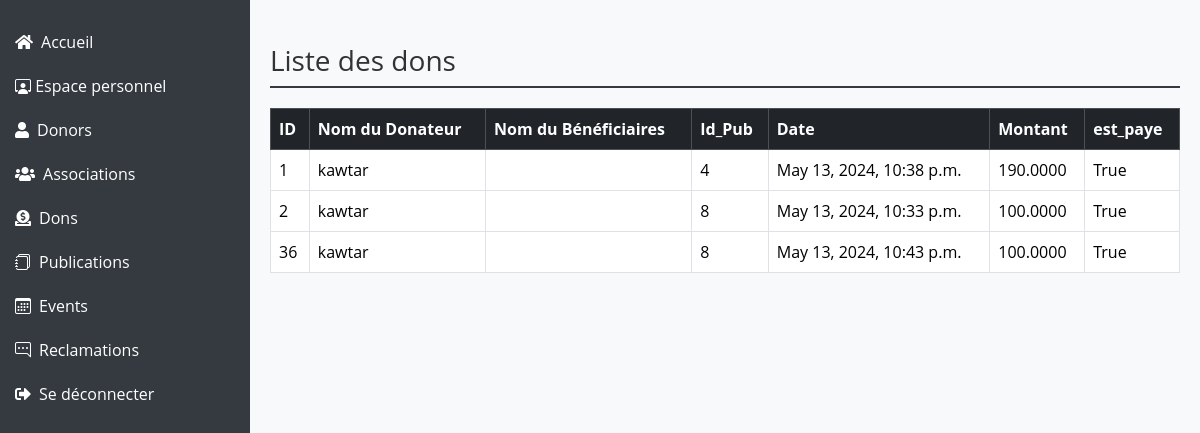
The app's page /dons/dons/ with its own data.
### dons/models.py (models this page shows, shortened)
class Don(models.Model):
    user = models.ForeignKey(User, on_delete=models.CASCADE)
    id=models.AutoField(primary_key=True)
    date=models.DateTimeField(default=timezone.now)
    montantDons=models.DecimalField(max_digits=10,decimal_places=4)
    est_paye = models.BooleanField(default=False)
    publication = models.ForeignKey(Publication, on_delete=models.CASCADE, related_name='dons', null=True)
    objects = models.Manager()

### users/models.py (models this page shows, shortened)
class User(AbstractUser):
    is_association= models.BooleanField(default=False)
    is_donor = models.BooleanField(default=False)
    is_admin = models.BooleanField(default=False)
    groups = models.ManyToManyField(Group, related_name='user_groups')
    user_permissions = models.ManyToManyField(Permission, related_name='user_permissions')
    email_confirmed = models.BooleanField(default=False)
    confirmation_token = models.CharField(max_length=100, blank=True, null=True)

### publications/models.py (models this page shows, shortened)
class Publication(models.Model):
    id=models.AutoField(primary_key=True)
    titre=models.CharField(max_length=150)
    contenu=models.TextField()
    date=models.DateTimeField(default=timezone.now)
    image=models.ImageField(upload_to='photos/%y/%m/%d', blank=True)
    montant=models.DecimalField(max_digits=20,decimal_places=2)
    association=models.ForeignKey(Association,on_delete=models.CASCADE,null=True)
    category = models.ForeignKey(Category, on_delete=models.CASCADE,null=True,blank=True)
    objects = models.Manager()

### dons/views.py (the view)
# urls.py: path('dons/',views.dons,name='dons'),
def dons(request):
    return render(request, 'dons/dons.html',{'dn':Don.objects.all()})

### templates/dons/dons.html (shortened to what this page needs)
{% load static %}
<!DOCTYPE html>
<html lang="en">
<head>
    <link href="https://cdn.jsdelivr.net/npm/bootstrap@5.3.2/dist/css/bootstrap.min.css" rel="stylesheet">
    <link href="https://cdnjs.cloudflare.com/ajax/libs/font-awesome/5.15.4/css/all.min.css" rel="stylesheet">
    <link href="https://cdn.jsdelivr.net/npm/bootstrap-icons/font/bootstrap-icons.css" rel="stylesheet">
</head>
<body>
<div class="sidebar">
    <ul class="nav flex-column">
        <li class="nav-item">
            <a class="nav-link text-white" href="/"><i class="fas fa-home me-2"></i>Accueil</a>
        </li>
        <li class="nav-item">
            <a class="nav-link text-white" href="{% url 'dashboardAdmin' %}"><i class="bi bi-person-workspace"></i></i> Espace personnel</a>
        </li>
        <li class="nav-item">
            <a class="nav-link text-white" href="{% url 'donors' %}"><i class="fas fa-user me-2"></i>Donors</a>
        </li>
        <li class="nav-item">
            <a class="nav-link text-white" href="{% url 'associations' %}"><i class="fas fa-users me-2"></i>Associations</a>
        </li>
        <li class="nav-item">
            <a class="nav-link text-white" href="{% url 'dons' %}"><i class="fas fa-donate me-2"></i>Dons</a>
        </li>
        <li class="nav-item">
            <a class="nav-link text-white" href="{% url 'publications' %}"><i class="bi bi-journals me-2"></i>Publications</a>
        </li>
        <li class="nav-item"><a class="nav-link" href="{% url 'events'%}">
            <i class="bi bi-calendar3 me-2"></i>Events
        </a></li>
        <li class="nav-item">
            <a class="nav-link text-white" href="{% url 'reclamations' %}"><i class="bi bi-chat-right-dots me-2"></i>Reclamations</a>
        </li>
        <li class="nav-item">
            <a class="nav-link text-white" href="{% url 'logout' %}"><i class="fas fa-sign-out-alt me-2"></i>Se déconnecter</a>
        </li>
    </ul>
</div>
<div class="main-content">
    <h1 class="mt-4">Liste des dons</h1>
                    {% block content %}
                    <table class="table table-bordered">
                        <thead class="table-dark">
                            <tr>
                                <th scope="col">ID</th>
                                <th scope="col">Nom du Donateur</th>
                                <th scope="col">Nom du Bénéficiaires</th>
                                <th scope="col">Id_Pub</th>
                                <th scope="col">Date</th>
                                <th scope="col">Montant</th>
                                <th scope="col">est_paye</th>
                            </tr>
                        </thead>
                        <tbody>
                            {% for donation in dn %}
                            <tr>
                                <td>{{ donation.id }}</td>
                                <td>{{ donation.user.first_name }}</td>
                                <td>{{ donation.publication.association.user.first_name }}</td>
                                <td>{{ donation.publication.id }}</td>
                                <td>{{ donation.date }}</td>
                                <td>{{ donation.montantDons }}</td>
                                <td>{{ donation.est_paye }}</td>
                            </tr>
                            {% endfor %}
                        </tbody>
                    </table>
                    {% endblock content %}
</div>
</body>
</html>

### templates/dons/dons.html (style rules this page uses)
body { font-family: 'Open Sans', sans-serif; background-color: #f8f9fa; color: #333; margin: 0; padding: 0; }
.sidebar { position: fixed; top: 0; left: 0; height: 100%; width: 250px; padding-top: 20px; background-color: #343a40; color: #fff; }
.sidebar a { padding: 10px 15px; text-decoration: none; font-size: 16px; color: #fff; display: block; }
.main-content { margin-left: 250px; padding: 20px; }
h1 { font-size: 28px; margin-bottom: 20px; padding-bottom: 8px; border-bottom: 2px solid #343a40; }

### records on screen
Don: id "1", user.first_name "kawtar", publication.id "4", date "May 13, 2024, 10:38 p.m.", montantDons "190.0000", est_paye "True"
Don: id "2", user.first_name "kawtar", publication.id "8", date "May 13, 2024, 10:33 p.m.", montantDons "100.0000", est_paye "True"
Don: id "36", user.first_name "kawtar", publication.id "8", date "May 13, 2024, 10:43 p.m.", montantDons "100.0000", est_paye "True"
